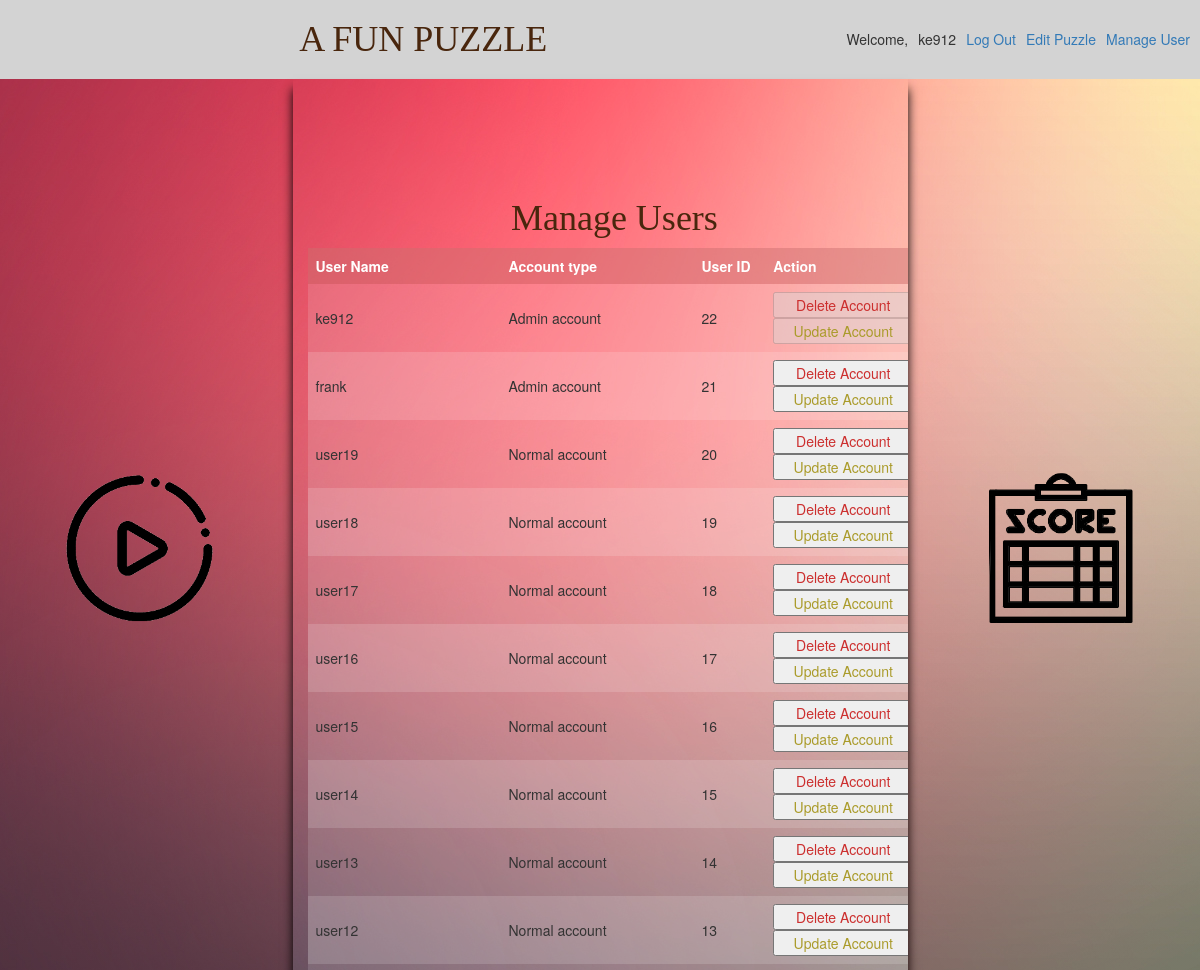
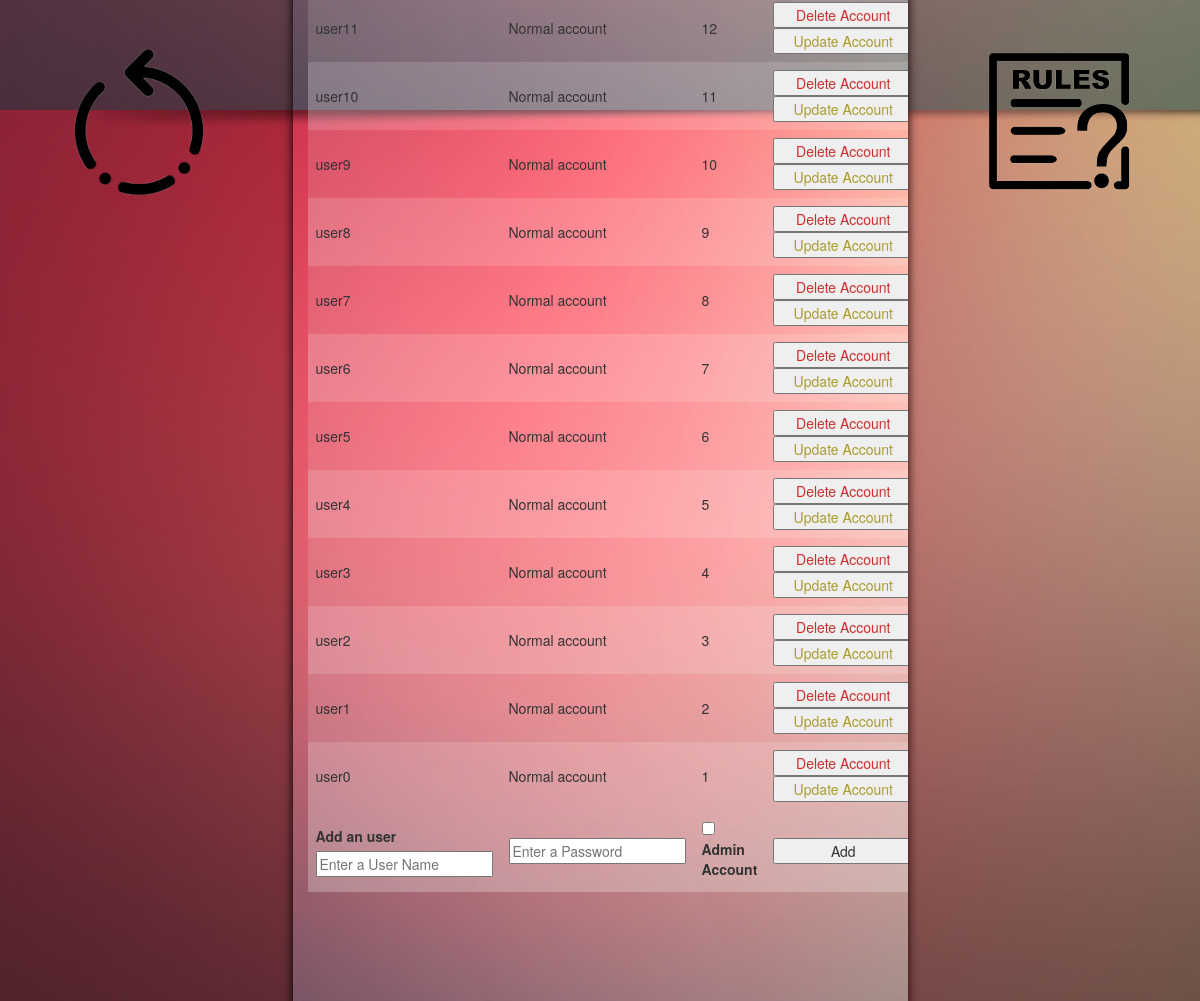
/manage (signed in), run on the app's committed database (2 pictures, top to bottom).
### tables this page shows
CREATE TABLE user (
  id INTEGER PRIMARY KEY AUTOINCREMENT,
  username TEXT UNIQUE NOT NULL,
  password TEXT NOT NULL,
  isadmin INTEGER NOT NULL

);

### flaskapp/play.py (the view, shortened to what this page needs)
@bp.route('/manage', methods=('GET', 'POST'))
@login_required
def manage():
    db = get_db()
    users = db.execute(
        'SELECT id, username, isadmin'
        ' FROM user '
        ' ORDER BY id DESC'
    ).fetchall()
    return render_template('play/manage.html', users=users)

### flaskapp/auth.py (called while the page is built)
@bp.before_app_request
def load_logged_in_user():
    user_id = session.get('user_id')
    if user_id is None:
        g.user = None
    else:
        g.user = get_db().execute(
            'SELECT * FROM user WHERE id = ?', (user_id,)
        ).fetchone()

def login_required(view):
    @functools.wraps(view)
    def wrapped_view(**kwargs):
        if g.user is None:
            return redirect(url_for('auth.login'))
        return view(**kwargs)
    return wrapped_view

### flaskapp/db.py (called while the page is built)
def get_db():
    if 'db' not in g:
        g.db = sqlite3.connect(
            current_app.config['DATABASE'],
            detect_types=sqlite3.PARSE_DECLTYPES
        )
        g.db.row_factory = sqlite3.Row
    return g.db

### flaskapp/templates/play/manage.html (shortened to what this page needs)
{% extends 'base.html' %}
{% block content %}
    {% if g.user['isadmin'] == 1 %}
    <div class="row">
      <div class="col-xs-12">
        <h1>{% block title %}Manage Users {% endblock %}</h1>
      </div>
      <div class="col-xs-12">
        <table id="scoreboard">
          <tr>
            <th>User Name</th>
            <th>Account type</th>
            <th>User ID</th>
            <th>Action</th>
          </tr>
          {% for user in users %}
          <tr>
            <td>{{ user[1] }}</td>
            {% if user[2] == 1 %}
            <td>Admin account</td>
            {% else %}
            <td>Normal account {{user[3]}}</td>
            {% endif %}
            <td>{{ user[0] }}</td>
            <td>
              {% if g.user['id'] != user['id'] %}
              <form action="{{ url_for('play.delete', id=user['id']) }}" method="post">
                <input class="danger actions" type="submit" value="Delete Account">
              </form>
              <form action="{{ url_for('play.changeaccounttype', id=user['id']) }}" method="post">
                <input class="warning actions" type="submit" value="Update Account">
              </form>
              {% else %}
              <form action="{{ url_for('play.delete', id=user['id']) }}" method="post">
                <input class="danger" type="submit" value="Delete Account" disabled>
              </form>
              <form action="{{ url_for('play.changeaccounttype', id=user['id']) }}" method="post">
                <input class="warning" type="submit" value="Update Account" disabled>
              </form>
              {% endif %}
            </td>
          </tr>
          {% endfor %}
          <tr>
            <form method="post">
              <td>
                <label for="username">Add an user</label>
                <input name="username" id="username" placeholder="Enter a User Name" required>
              </td>
              <td>
                <input type="password" name="password" id="password" placeholder="Enter a Password" required>
              </td>
              <td>
                <input type="checkbox" name="adminpass" id="adminpass" placeholder="" value="1">
                <label for="adminpass">Admin Account</label>
              </td>
              <td>
                <input type="submit" value="Add">
              </td>
            </form>
          </tr>
        </table>
      </div>
    </div>
    {% else %}
    <h1>Permission denied, Please contact admin to gain access.</h1>
    {% endif %}
{% endblock %}

### flaskapp/templates/base.html (shortened to what this page needs)
<!doctype html>
<link rel="stylesheet" href="https://maxcdn.bootstrapcdn.com/bootstrap/3.4.1/css/bootstrap.min.css">
<link rel="stylesheet" href="{{ url_for('static', filename='css/style.css') }}">
<nav>
  <h1>A FUN PUZZLE</h1>
  <ul>
    {% if g.user %}
      <li><span>Welcome, </span></li>
      <li><span>{{ g.user['username'] }}</span>
      <li><a href="{{ url_for('auth.logout') }}">Log Out</a>
      {% if g.user['isadmin'] == 1 %}
      <li><a href="{{ url_for('play.edit') }}">Edit Puzzle</a>
      <li><a href="{{ url_for('play.manage') }}">Manage User</a>
      {% endif %}
    {% else %}
      <li><a href="{{ url_for('auth.register') }}">Register</a>
      <li><a href="{{ url_for('auth.login') }}">Log In</a>
    {% endif %}
  </ul>
</nav>
<section class="content">
  <div class="row" >
    <div class="col-sm-3 col-xs-12 centerdiv maindivs">
      <div class="row">
        <div class="col-sm-12 col-xs-6 btndiv">
          <a href="/play#play">
            <div class="play buttondiv">
            </div>
          </a>
        </div>
        <div class="col-sm-12 col-xs-6 btndiv">
          <a href="/restart">
            <div class="restart buttondiv">
            </div>
          </a>
        </div>
      </div>
    </div>
    <div class="col-sm-6 col-xs-12 gamediv maindivs" id="play">
  {% block content %}
  {% endblock %}
</div>
<div class="col-sm-3 col-xs-12 centerdiv maindivs">
  <div class="row">
    <div class="col-sm-12 col-xs-6 btndiv">
      <a href="/score">
        <div class="score buttondiv">
        </div>
      </a>
    </div>
    <div class="col-sm-12 col-xs-6 btndiv">
      <a href="/rules">
        <div class="rules buttondiv">
        </div>
      </a>
    </div>
  </div>
</div>
</div>
</section>

### flaskapp/static/css/style.css (style rules this page uses)
.gamediv { padding-top: 110px; overflow: auto; height: 96vh; display: flex; display: -webkit-flex; transition: 0.3s; box-shadow: 0px 10px 10px rgb(0, 0, 0); }
.centerdiv { height: 96vh; display: flex; justify-content: center; background: linear-gradient(rgba(0, 0, 0, 0.0), rgba(72, 2, 2, 0.5)); }
.btndiv { display: flex; justify-content: center; }
.buttondiv { margin-top: 20vh; margin-left: 20px; margin-right: 20px; height: 150px; width: 150px; background-repeat: no-repeat; background-size: contain; transition: 0.3s; }
.play { background-image: url("pics/play.png"); }
.restart { background-image: url("pics/restart.png"); }
.score { background-image: url("pics/score.png"); }
.rules { background-image: url("pics/rules.png"); }
table { margin-bottom: 110px; border-collapse: collapse; width: 100%; }
th, td { text-align: left; padding: 8px; }
tr:nth-child(even) { background-color: #f2f2f226 }
tr:nth-child(odd) { background-color: #f8f8f846 }
th { background-color: #aa040442; color: white; }
h1 { font-family: cursive; text-align: center; font-family: serif; color: #49260d; margin: 1rem 0; }
nav { width: 100%; background: lightgray; display: flex; align-items: center; padding: 0 0.5rem; min-height: 4vh; }
nav h1 { flex: auto; margin: 0; }
nav ul { display: flex; list-style: none; margin: 0; padding: 0; }
nav ul li a, nav ul li span, header .action { display: block; padding: 0.5rem; }
input.danger { color: #cc2f2e; }
input.warning { color: #aa9b2a; }
input[type=submit] { align-self: start; min-width: 10em; }

### data on the page
user: user.username "ke912", username "ke912", isadmin "Admin account", id "22"
user: username "frank", isadmin "Admin account", id "21"
user: username "user19", id "20"
user: username "user18", id "19"
user: username "user17", id "18"
user: username "user16", id "17"
user: username "user15", id "16"
user: username "user14", id "15"
user: username "user13", id "14"
user: username "user12", id "13"
user: username "user11", id "12"
user: username "user10", id "11"
user: username "user9", id "10"
user: username "user8", id "9"
user: username "user7", id "8"
user: username "user6", id "7"
user: username "user5", id "6"
user: username "user4", id "5"
user: username "user3", id "4"
user: username "user2", id "3"
user: username "user1", id "2"
user: username "user0", id "1"
